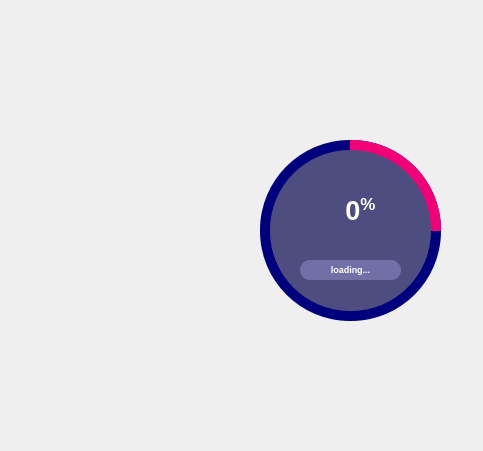
<?xml version="1.0" encoding="UTF-8"?>
<ui version="4.0">
 <class>MainWindow</class>
 <widget class="QMainWindow" name="MainWindow">
  <property name="geometry">
   <rect>
    <x>0</x>
    <y>0</y>
    <width>483</width>
    <height>451</height>
   </rect>
  </property>
  <property name="windowTitle">
   <string>MainWindow</string>
  </property>
  <widget class="QWidget" name="centralwidget">
   <widget class="QWidget" name="widget" native="true">
    <property name="geometry">
     <rect>
      <x>10</x>
      <y>10</y>
      <width>461</width>
      <height>431</height>
     </rect>
    </property>
    <widget class="QFrame" name="frame">
     <property name="geometry">
      <rect>
       <x>0</x>
       <y>0</y>
       <width>231</width>
       <height>430</height>
      </rect>
     </property>
     <property name="styleSheet">
      <string notr="true">border-image: url(:/images/images/images/khoidong.png);
border-top-left-radius: 50px;</string>
     </property>
     <property name="frameShape">
      <enum>QFrame::StyledPanel</enum>
     </property>
     <property name="frameShadow">
      <enum>QFrame::Raised</enum>
     </property>
    </widget>
    <widget class="QFrame" name="frame_2">
     <property name="geometry">
      <rect>
       <x>230</x>
       <y>0</y>
       <width>231</width>
       <height>430</height>
      </rect>
     </property>
     <property name="styleSheet">
      <string notr="true">background-image: url(:/images/images/images/5172658.jpg);
border-bottom-right-radius: 50px;</string>
     </property>
     <property name="frameShape">
      <enum>QFrame::StyledPanel</enum>
     </property>
     <property name="frameShadow">
      <enum>QFrame::Raised</enum>
     </property>
     <widget class="QFrame" name="circularProgressBarBase">
      <property name="geometry">
       <rect>
        <x>20</x>
        <y>130</y>
        <width>181</width>
        <height>181</height>
       </rect>
      </property>
      <property name="styleSheet">
       <string notr="true">background: none;
border-radius: 90px;
background-color: rgb(0, 0, 127);
</string>
      </property>
      <property name="frameShape">
       <enum>QFrame::NoFrame</enum>
      </property>
      <property name="frameShadow">
       <enum>QFrame::Raised</enum>
      </property>
      <widget class="QFrame" name="circulBg">
       <property name="geometry">
        <rect>
         <x>0</x>
         <y>0</y>
         <width>181</width>
         <height>181</height>
        </rect>
       </property>
       <property name="styleSheet">
        <string notr="true">QFrame{
	border-radius: 90px;
	background-color: qconicalgradient(cx:0.5, cy:0.5, angle:90, stop:0.748 rgba(255, 0, 255, 0), stop:0.749 rgba(241, 0, 120, 255));
}</string>
       </property>
       <property name="frameShape">
        <enum>QFrame::NoFrame</enum>
       </property>
       <property name="frameShadow">
        <enum>QFrame::Raised</enum>
       </property>
      </widget>
      <widget class="QFrame" name="circulProgress">
       <property name="geometry">
        <rect>
         <x>10</x>
         <y>10</y>
         <width>161</width>
         <height>161</height>
        </rect>
       </property>
       <property name="styleSheet">
        <string notr="true">QFrame{
	border-radius: 80px;
	background-color: rgb(77,77, 127);
}</string>
       </property>
       <property name="frameShape">
        <enum>QFrame::NoFrame</enum>
       </property>
       <property name="frameShadow">
        <enum>QFrame::Raised</enum>
       </property>
      </widget>
      <widget class="QFrame" name="container">
       <property name="enabled">
        <bool>true</bool>
       </property>
       <property name="geometry">
        <rect>
         <x>30</x>
         <y>40</y>
         <width>121</width>
         <height>101</height>
        </rect>
       </property>
       <property name="styleSheet">
        <string notr="true">QFrame{
	border-radius: 130px;
	background-color: rgb(77,77, 127);
}</string>
       </property>
       <property name="frameShape">
        <enum>QFrame::StyledPanel</enum>
       </property>
       <property name="frameShadow">
        <enum>QFrame::Raised</enum>
       </property>
       <widget class="QLabel" name="labelPercentage">
        <property name="geometry">
         <rect>
          <x>10</x>
          <y>10</y>
          <width>121</width>
          <height>41</height>
         </rect>
        </property>
        <property name="styleSheet">
         <string notr="true">QFrame{
        	border-radius: 150px;
        	background-color: qconicalgradient(cx:0.5, cy:0.5, angle:90, stop:{STOP_1} rgba(255, 0, 127, 0), stop:{STOP_2} rgba(85, 170, 255, 255));
        }</string>
        </property>
        <property name="text">
         <string>&lt;html&gt;&lt;head/&gt;&lt;body&gt;&lt;p align=&quot;center&quot;&gt;&lt;span style=&quot; font-size:20pt; font-weight:600; color:#ffffff;&quot;&gt;0&lt;/span&gt;&lt;span style=&quot; font-size:20pt; font-weight:600; color:#ffffff; vertical-align:super;&quot;&gt;%&lt;/span&gt;&lt;/p&gt;&lt;/body&gt;&lt;/html&gt;</string>
        </property>
       </widget>
       <widget class="QLabel" name="labelLoadingInfo">
        <property name="geometry">
         <rect>
          <x>10</x>
          <y>80</y>
          <width>101</width>
          <height>20</height>
         </rect>
        </property>
        <property name="styleSheet">
         <string notr="true">font: 8pt &quot;Microsoft JhengHei&quot;;
background-color: rgb(112, 112, 167);
border-radius: 10px;
</string>
        </property>
        <property name="text">
         <string>&lt;html&gt;&lt;head/&gt;&lt;body&gt;&lt;p align=&quot;center&quot;&gt;&lt;span style=&quot; font-size:7pt; font-weight:600; color:#ffffff;&quot;&gt;loading...&lt;/span&gt;&lt;/p&gt;&lt;/body&gt;&lt;/html&gt;</string>
        </property>
       </widget>
      </widget>
     </widget>
    </widget>
   </widget>
  </widget>
 </widget>
 <resources>
  <include location="../XuLyTinhHuongKhanCap/resources.qrc"/>
 </resources>
 <connections/>
</ui>
